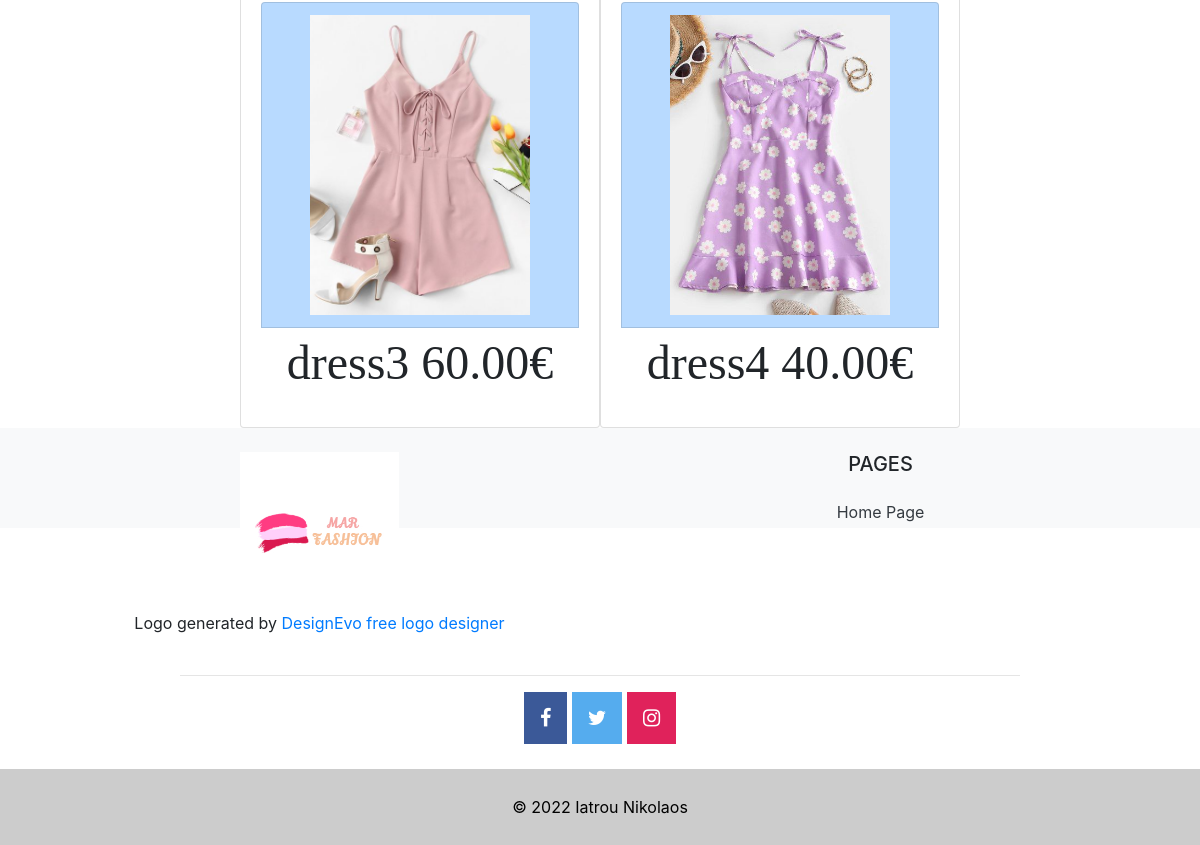
The page /2/ (lower part) on the database as committed earlier.
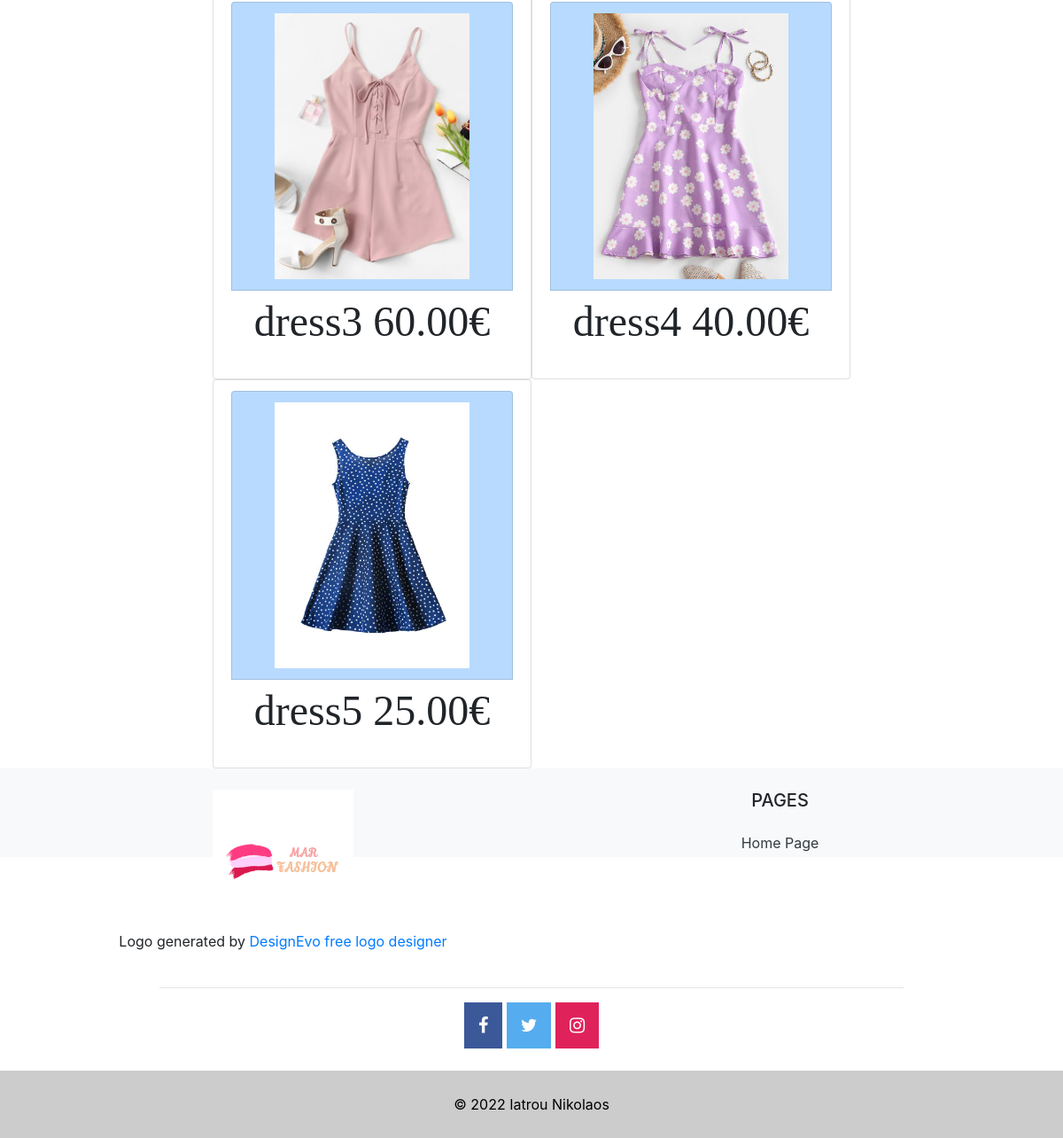
The same page on the database as committed later.
### home/models.py (models this page shows)
class Clothes(models.Model):
    idCloth = models.IntegerField()  # 1:hats 2:dresses 3:shoes 4:bags
    id = models.IntegerField(primary_key=True)
    type = models.CharField(max_length=50)  # imgURL ex:hat1, shoes1
    price = models.DecimalField(max_digits=5, decimal_places=2)
    user = models.ForeignKey(
        User, on_delete=models.CASCADE, related_name="clothes")

### home/views.py (the view)
# urls.py: path('<int:idCloth>/', views.clothes_detail, name='clothes_detail'),
def clothes_detail(request, idCloth):
    clothes = Clothes.objects.filter(idCloth=idCloth)
    return render(request, 'clothes_detail.html', {
        'clothes': clothes,
    })

### home/templates/clothes_detail.html
{% extends 'headerFooter.html' %}
{% load static %}
{% block content %}
    <br class="choices">
        <div id="page-container">
            <div id="content-wrap">
                {% for c in clothes %}
                    <div class="items">
                        <li class="list-group-item">
                        <a href = "{% url 'clothesCart' c.type %}" class="list-group-item list-group-item-action list-group-item-primary">
                        <img src="\static\images\{{c.type}}.jpg" class="imageSize" height="300"></a>
                        <br>
                        <p class="catalogueTitle">{{c.type}} {{ c.price|capfirst }}€</p>
                        </li>
                    </div>
                {% endfor %}
            </div>
        </div>
    <br class="choices">
{% endblock %}

Rows that differ between the two databases and show on the page:
now on this page (row edited): Clothes: type (picture), type "dress5", price "25.00"
